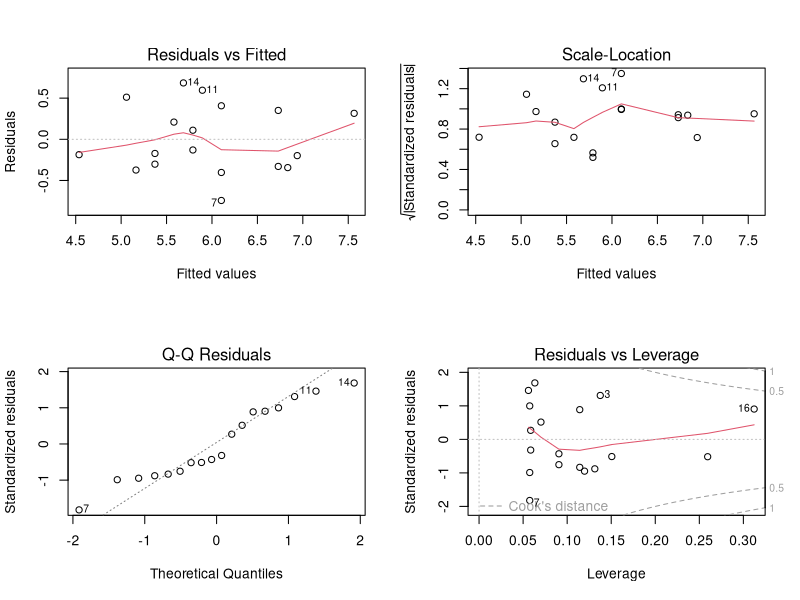

Recreate this plot in R. (Note: this script raises an error after producing the figure.)
asphalt <- read.csv(file = "asphalt.csv", header = T)
diele <- asphalt$dielectric_constant
airv <- asphalt$air_void_.
slm <- lm(airv ~ diele, data = asphalt)
summary(slm)
layout(matrix(c(1,2,3,4),2,2)) 
plot(slm)

confint(slm)

grid <- 
AirvPred = predict(slm, new = grid, interval = "prediction")

#airplane problem
install.packages("caTools")
install.packages("caret")
install.packages("Metrics")
library(tidyverse)
library(ggplot2)
library(Metrics)
library(caret)
library(caTools)
airplane <- read.csv(file = "airplane.csv", header = T)

smp_size <- floor(0.75 * nrow(airplane))
set.seed(10)
train_ind <- sample(seq_len(nrow(airplane)), size = smp_size)
train <- airplane[train_ind, ]
test <- airplane[-train_ind, ]

fit1 <- lm(max_speed_mph ~ poly(horsepower, degree = 2, raw = T), data = train)
summary(fit1)
coef(summary(fit1))
layout(matrix(c(1,2,3,4),2,2)) 
plot(fit1)

fit2 <- lm(max_speed_mph ~ poly(horsepower, degree = 3, raw = T), data = train)
summary(fit2)
coef(summary(fit2))
layout(matrix(c(1,2,3,4),2,2)) 
plot(fit2)

fit3 <- lm(max_speed_mph ~ poly(horsepower, degree = 4, raw = T), data = train)
summary(fit3)
coef(summary(fit3))
layout(matrix(c(1,2,3,4),2,2)) 
plot(fit3)

fit4 <- lm(max_speed_mph ~ poly(horsepower,  degree = 5, raw = T), data = train)
summary(fit4)
coef(summary(fit4))
layout(matrix(c(1,2,3,4),2,2)) 
plot(fit4)
print(anova(fit1, fit2, fit3, fit4))


prediction <- predict(fit2, test)
summary(prediction)
data <- data.frame(pred = prediction, actual = test$max_speed_mph)
mse <- mean((data$actual - data$pred)^2)
mse

#coconut

## Q.a
fibers <- read.csv("fiber.csv", header = T)
pairs(fibers)
plot(fibers)
cor(fibers) #strong positive correlation found between "grad" and "vel", positive correlation found between "cont" and "lngth" but not that strong. It would be a good try to start with additive model, and then use interaction model

## model 1
mr_fit1 <- lm(vel ~ cont + lngth + grad, data = fibers)
plot(mr_fit1)
summary(mr_fit1)

## model 2
mr_fit2 <- lm(vel ~ grad + lngth, data = fibers)
plot(mr_fit2)
summary(mr_fit2)

## model 3
mr_fit3 <- lm( vel ~ grad + lngth + cont 
               + I(cont^2) + I(lngth^2) + I(grad^2) 
               + cont*lngth + cont*grad + lngth*grad, 
               data = fibers)
plot(mr_fit3)
summary(mr_fit3)

## model 4
mr_fit4 <- lm( vel ~ I(cont^2) + I(lngth^2) + I(grad^2) 
               + cont*lngth + cont*grad + lngth*grad, 
               data = fibers)
plot(mr_fit4)
summary(mr_fit4)

## model 5
mr_fit5 <- lm( vel ~ + I(lngth^2) + I(grad^2) 
               + cont*lngth + lngth*grad, 
               data = fibers)
plot(mr_fit5)
summary(mr_fit5)
